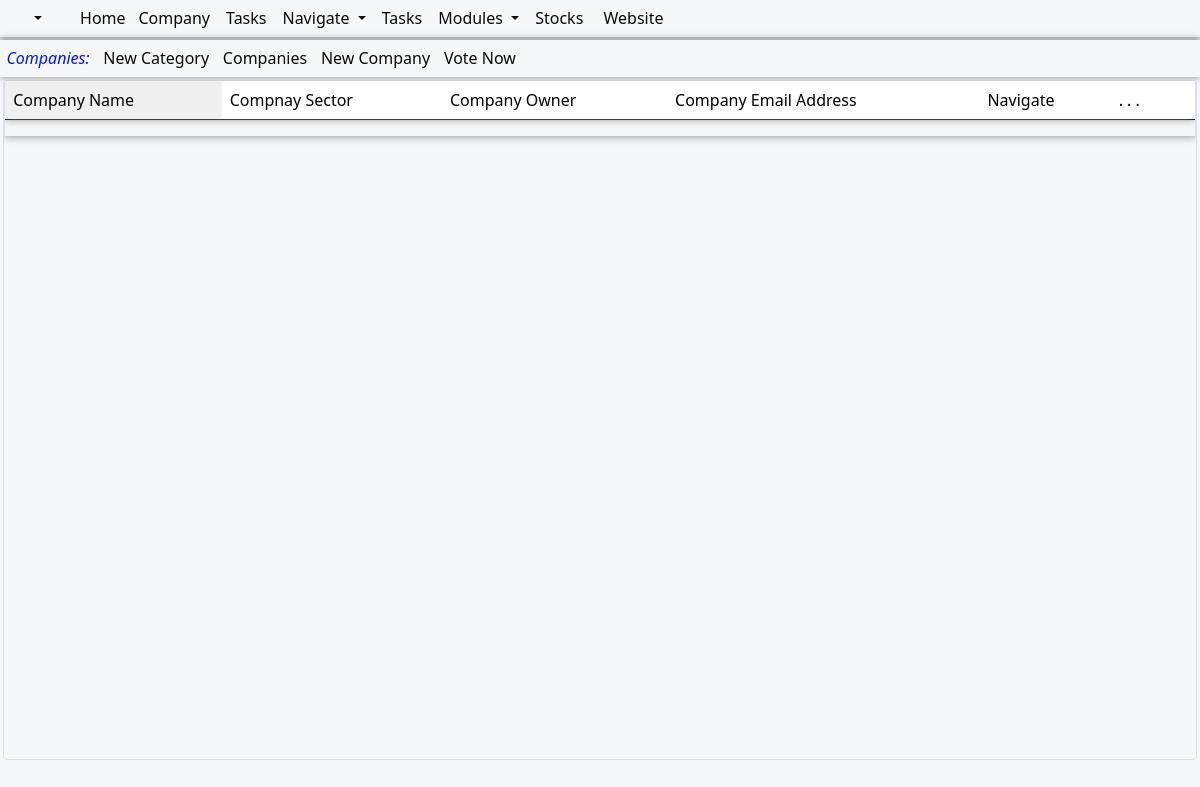
Before: /Votes/ with the older database file.
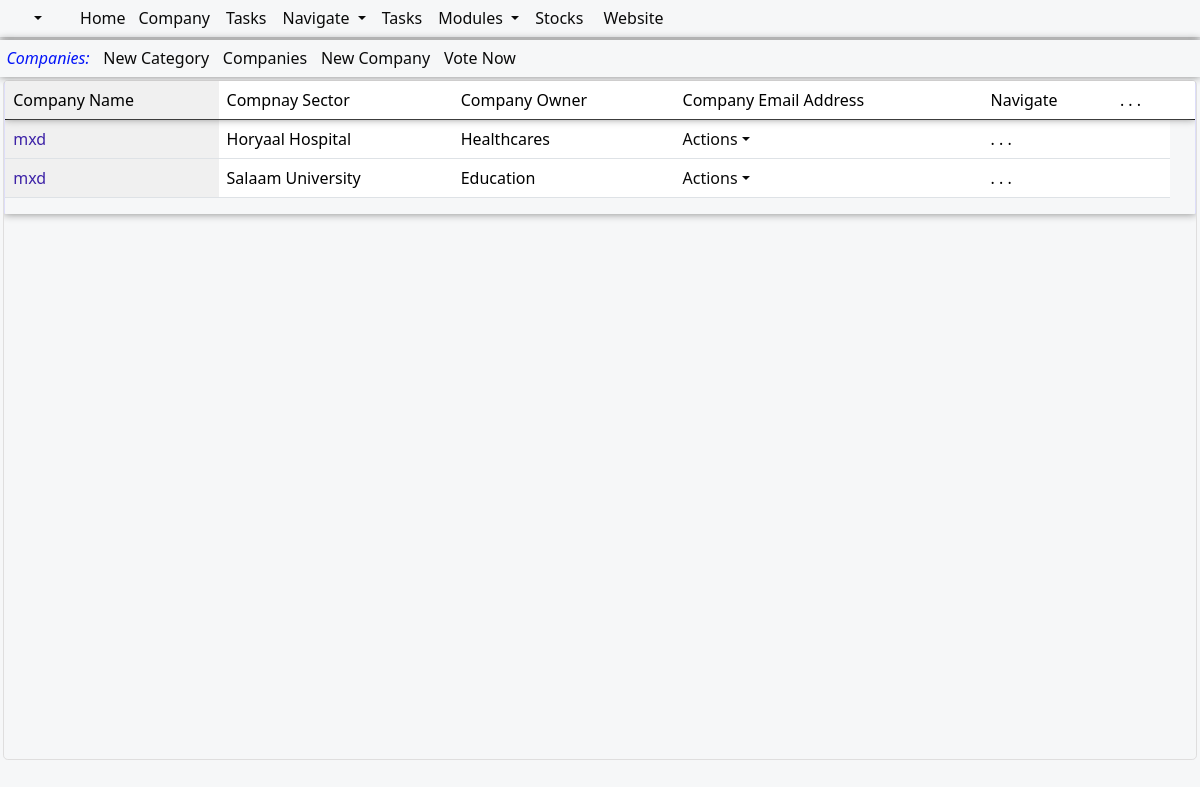
After: the same page with the newer database file.
### awards/models.py (models this page shows, shortened)
class VotesModel(models.Model):
    voter = models.ForeignKey(User, on_delete=models.SET_NULL, related_name='votes',null=True)
    company = models.ForeignKey(CompaniesModel, on_delete=models.SET_NULL,null=True)
    timestamp = models.DateTimeField(auto_now_add=True)
    category = models.ForeignKey(CategoriesModel, on_delete=models.SET_NULL, related_name='categoriesvotes',null=True,blank=True)
    class Meta:
        unique_together = ('voter', 'category')  # Enforce one vote per catego

class CompaniesModel(models.Model):
    name= models.CharField(max_length=100,blank=False,null=True)
    category = models.ForeignKey(CategoriesModel, on_delete=models.SET_NULL, related_name='categores',null=True,blank=True)
    comments= models.CharField(null=True, blank=True, max_length=30)
    date=models.DateField(blank=True,null=True,auto_now_add=True)
    votes=models.DecimalField(max_digits=10,blank=True,null=True,decimal_places=1,default=0)
    def __str__(self):
        return str(self.name)

class CategoriesModel(models.Model):
    name= models.CharField(max_length=30,blank=False,null=True)
    comments= models.CharField(null=True, blank=True, max_length=30)
    date=models.DateField(blank=True,null=True,auto_now_add=True)
    def __str__(self):
        return str(self.name)

### loginapp/models.py (models this page shows, shortened)
class User(AbstractUser):# this is for creating new user... the fields are below and those from parent class
    user_level= [
    ('owner','owner'),
    ('chairman','chairman'),
    ('ceo','ceo'),
    ('director','director'),
    ('genmanager','genmanager'),
    ('admin','admin'),
    ('staff', 'staff'),
    ('guest', 'guest'),
    ]
    USERNAME_FIELD = 'email'
    username = models.CharField(max_length=255, null=True,blank=True)
    email = models.EmailField(('email address'), unique=True) # changes email to unique and blank to false
    first_name= models.CharField(max_length=255, null=True,blank=False)
    last_name= models.CharField(max_length=255, null=True,blank=False)
    REQUIRED_FIELDS = ['username','first_name','last_name'] # removes email from REQUIRED_FIELDS
    user_category= models.CharField(choices=user_level, default='guest', max_length=100,null=True,blank=True)
    customurlslug= models.SlugField(max_length=500, unique=True, blank=True, null=True)
    url_unique_id= models.CharField(null=True, blank=True, max_length=100)
    usercompany= models.CharField(max_length=500, blank=True, null=True)
    userdivision= models.CharField(max_length=500, blank=True, null=True)
    userbranch= models.CharField(max_length=500, blank=True, null=True)
    userdepartment= models.CharField(max_length=500, blank=True, null=True)
    fullNames= models.CharField(max_length=255, null=True,blank=True,default="User Full Names")
    phone=models.CharField(max_length=50,blank=True,null=True)
    can_do_all=models.BooleanField('Can do all',default=False)
    can_add=models.BooleanField('Can add',default=False)
    can_edit=models.BooleanField('Can edit',default=False)
    can_view=models.BooleanField('Can view',default=False)
    can_delete=models.BooleanField('Can delete',default=False)
    can_access_all=models.BooleanField('Can access all',default=False)
    can_access_related=models.BooleanField('Can access only related',default=False)
    allifmaal_admin=models.BooleanField('Can access all',default=False)
    def __str__(self):
        return str(self.first_name)#please dont change this unless very necessary....

### awards/views.py (the view)
# urls.py: path('Votes/', views.votes, name="votes"),
def votes(request):
    try:
        title="Votes"
        allifqueryset=VotesModel.objects.all()
        context = {
            "title":title,
            "allifqueryset":allifqueryset,
        }
        return render(request,'awards/votes/votes.html',context)
    except Exception as ex:
        error_context={'error_message': ex,}
        return render(request,'awards/error/error.html',error_context)

### awards/templates/awards/votes/votes.html (shortened to what this page needs)
{% extends 'awards/base/uimainbase/allifmaaluibase.html'%}
{% load humanize %}
{% block body %}
<div class="allifmaal-main-container">
<div class="card-header">
  <div class="row mt-12" >
  <div class="col-md-12">
  <div class="container-fluid amel-content-header">
    <a class="amel-table-list-identifier">Companies:</a>
    <a href="{% url 'awards:addCategory' %}">New Category</a>
    <a href="{% url 'awards:companies' %}">Companies</a>
    <a href="{% url 'awards:addCompany' %}">New Company</a>
    <a href="{% url 'awards:addVote' %}">Vote Now</a>
  </div>
    </div>
    </div>
  </div>
    <div class="allifmaincontainer">
<div class="row mt-12">
  <div class="col-md-12">
  <div class="allif-scroll-table">
    <div class="table-responsive allif-full-table">
    <table class="table table-layout">
      <thead>
        <tr class="allif-table-header-row">
        <td class="allif-fix-table-col">Company Name</td>
        <td>Compnay Sector</td>
        <td>Company Owner</td>
        <td>Company Email Address</td>
        <td>Navigate</td>
        <td> . . . </td>
        <td></td>
        </tr>
        </thead>
        <tbody class="allif-table-body">
        {% for item in allifqueryset %}
        <tr data-id="{{item.id}}">
        <td class="allif-fix-table-col"><a class="allif-table-links" href="">{{item.voter}}</a></td>
        <td>{{item.company}}</td>
        <td>{{item.company.category}}</td>
        <td>
          <div class="dropdown allifmaal-content-dropdown">
            <a href="#" onclick="showDropdown(event, this)" class="dropdown-toggle dropdown-item" type="button" id="dropdownMenuButton1" data-bs-toggle="dropdown" aria-expanded="false">Actions</a>
          </div>
        </td>
       <td> . . . </td>
       <td></td>
    </tr>
    {% endfor %}
      </tbody>
    </table>
    </div>
   </div>
</div>
</div>
</div>
</div>
  {% endblock %}

Changed rows visible on the page:
added VotesModel: voter "mxd", company "Horyaal Hospital", company.category "Healthcares"
added VotesModel: voter "mxd", company "Salaam University", company.category "Education"
